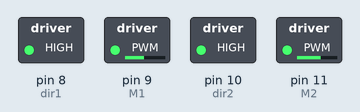
Recording of a sketch running on a simulated Arduino Uno, built with avr-gcc and run on an emulated ATmega328P. Parts: switched loads named in the sketch (green lamp = pin HIGH).

Above: at 0.1 s.
Timing chart, 0 to 1.6 s (numbered marks = the images above):
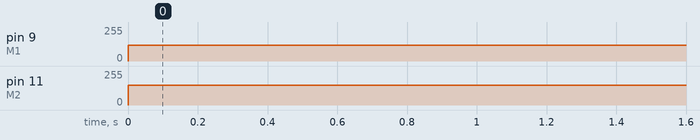

The sketch:

CodigoCarro.ino
```cpp
// BRENO AMARAL SANTOS
// GIOVANNA SILVA PENIDO
// GUSTAVO HENRIQUE NEIVA
// JOÃO VICTOR FERNANDES LIMA
// CC2MA

// Código Carro

//Definição dos pinos de controle do motor
#define M1 9 // Pino_Velocidade 1º Motor ( 0 a 255)_ Porta IN2 ponte H;
#define M2 11 //Pino_Velocidade 2º Motor ( 0 a 255) _ Porta IN4 ponte H;
#define dir1 8 //Pino_Direção do 1º Motor: Para frente / Para trás (HIGH ou LOW)_ porta IN1 ponte H;
#define dir2 10 //Pino_Direção do 2º Motor: Para frente / Para trás (HIGH ou LOW)_ porta IN3 ponte H;

//Definição dos pinos dos sensores
#define pin_S1 7
#define pin_S2 6
bool Sensor1 = 0;
bool Sensor2 = 0;

//variável responsável por controlar a velocidade dos motores
int velocidade1 = 150;
int velocidade2 = 120;

int velocidadeVirar = 30;

int distancia_percorrida = 0;
int distancia_girada = 0;

void setup(){
//Setamos os pinos de controle dos motores como saída
pinMode(M1, OUTPUT);
pinMode(M2, OUTPUT);
pinMode(dir1, OUTPUT);
pinMode(dir2, OUTPUT);

//Setamos a direção inicial do motor como 0, isso fará com que ambos os motores girem para frente
digitalWrite(dir1, HIGH);
digitalWrite(dir2, HIGH);

//Setamos os pinos dos sensores como entrada
pinMode(pin_S1, INPUT);
pinMode(pin_S2, INPUT);
}

void loop(){

    if (distancia_percorrida < 100) {  // 1 metro (assumindo que a unidade é arbitrária)
      analogWrite(M1, velocidade2);
      analogWrite(M2, velocidade1);
      distancia_percorrida++;
    } else if (distancia_girada < 50) {  // 50 cm (assumindo que a unidade é arbitrária)
      analogWrite(M1, velocidade2);
      analogWrite(M2, velocidade1);
      distancia_girada++;
    } else if (distancia_percorrida < 150) {  // 1 metro novamente
      analogWrite(M1, velocidade2);
      analogWrite(M2, velocidade1);
      distancia_percorrida++;
    }
}
```

Measured:
- by itself, pin 9 (M1): 0/255 → 120/255 at 0.00 s
- by itself, pin 11 (M2): 0/255 → 150/255 at 0.00 s
